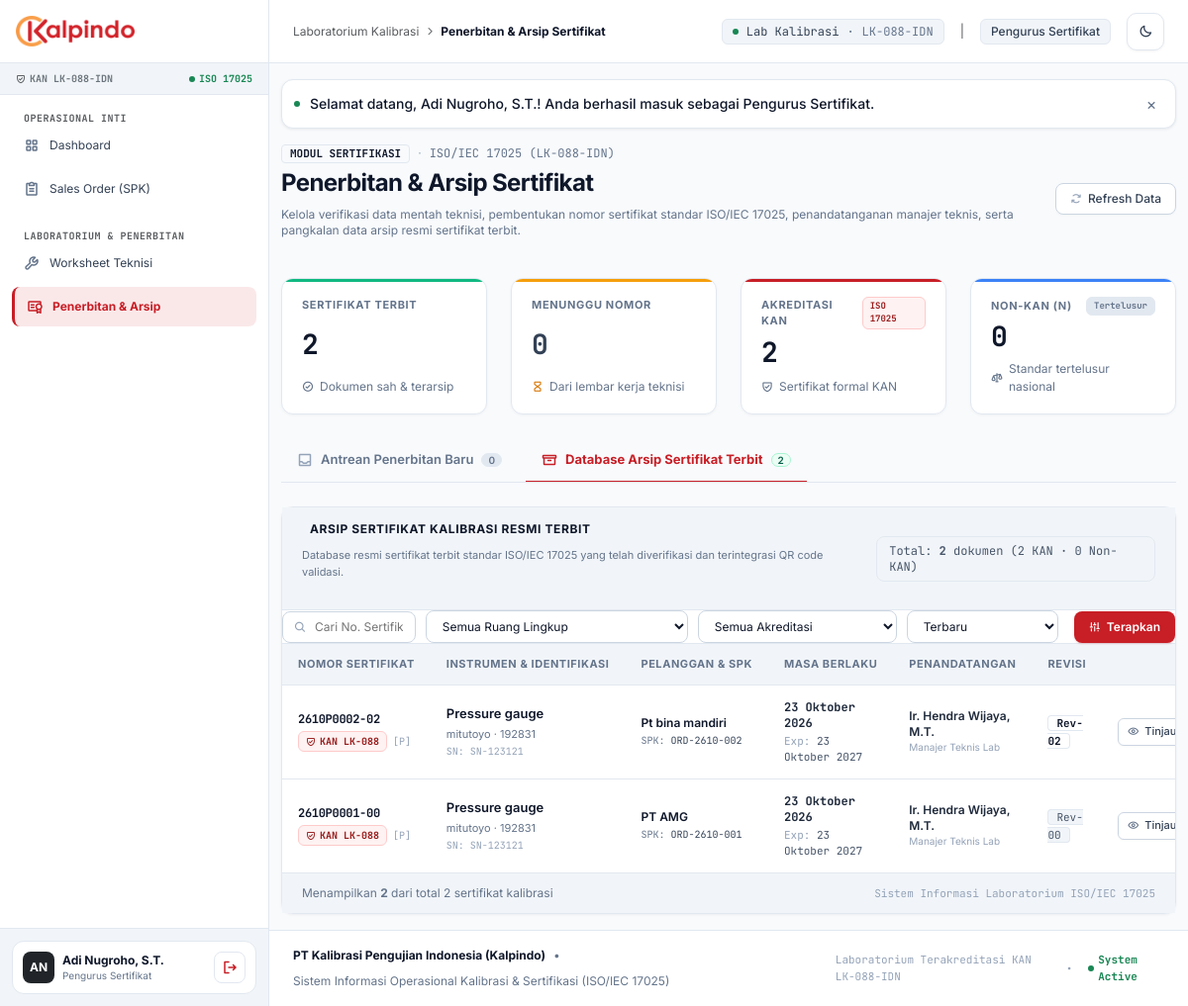
The app's page /certificates.php (signed in) with its own data.
### tables this page shows
CREATE TABLE certificates (
            id INTEGER PRIMARY KEY AUTOINCREMENT,
            instrument_id INTEGER UNIQUE NOT NULL,
            certificate_number VARCHAR(50) UNIQUE NOT NULL, -- Contoh: 2605P0012-00
            scope_code VARCHAR(5) NOT NULL,
            is_kan INTEGER DEFAULT 1, -- 1: KAN, 0: Non-KAN
            year_prefix VARCHAR(2) NOT NULL,
            month_prefix VARCHAR(2) NOT NULL,
            sequence_number INTEGER NOT NULL,
            revision_number VARCHAR(2) DEFAULT '00',
            issue_date DATE NOT NULL,
            valid_until DATE,
            technical_manager VARCHAR(100) DEFAULT 'Ir. Hendra Wijaya, M.T.',
            status VARCHAR(30) DEFAULT 'ISSUED', -- ISSUED, REVISED
            revision_notes TEXT,
            created_at DATETIME DEFAULT CURRENT_TIMESTAMP,
            FOREIGN KEY (instrument_id) REFERENCES instruments(id) ON DELETE CASCADE,
            FOREIGN KEY (scope_code) REFERENCES scopes(code)
        );

CREATE TABLE instruments (
            id INTEGER PRIMARY KEY AUTOINCREMENT,
            order_id INTEGER NOT NULL,
            name VARCHAR(150) NOT NULL,
            scope_code VARCHAR(5) NOT NULL,
            brand VARCHAR(100),
            model_type VARCHAR(100),
            serial_number VARCHAR(100) NOT NULL,
            capacity_range VARCHAR(100),
            resolution VARCHAR(50),
            technician_name VARCHAR(100),
            calibration_date DATE,
            is_kan INTEGER DEFAULT 1, -- 1: KAN, 0: Non-KAN
            status VARCHAR(30) DEFAULT 'ASSIGNED', -- ASSIGNED, IN_PROGRESS, DATA_SUBMITTED, CERTIFIED
            FOREIGN KEY (order_id) REFERENCES orders(id) ON DELETE CASCADE,
            FOREIGN KEY (scope_code) REFERENCES scopes(code)
        );

CREATE TABLE orders (
            id INTEGER PRIMARY KEY AUTOINCREMENT,
            order_number VARCHAR(50) UNIQUE NOT NULL,
            customer_name VARCHAR(150) NOT NULL,
            customer_address TEXT,
            customer_contact VARCHAR(100),
            order_date DATE NOT NULL,
            service_type VARCHAR(20) NOT NULL, -- 'IN_LAB' atau 'ON_SITE'
            status VARCHAR(30) DEFAULT 'PENDING',
            created_at DATETIME DEFAULT CURRENT_TIMESTAMP
        );

### certificates.php (the view, shortened to what the rows shown need)
<?php
require_once __DIR__ . '/includes/helpers.php';
$db = getDbConnection();
$incomingQueue = $db->query("
    SELECT
        i.*,
        o.order_number,
        o.customer_name,
        o.customer_address,
        o.customer_contact,
        o.order_date,
        o.service_type,
        w.id as ws_id,
        w.submitted_at,
        w.temperature,
        w.temperature_uncertainty,
        w.humidity,
        w.humidity_uncertainty,
        w.standard_calibrator,
        w.standard_cert_no,
        w.standard_valid_until,
        w.calibration_method,
        w.readings_json,
        w.visual_inspection,
        w.technician_notes
    FROM instruments i
    JOIN orders o ON i.order_id = o.id
    JOIN worksheets w ON w.instrument_id = i.id
    WHERE i.status = 'DATA_SUBMITTED'
    ORDER BY w.submitted_at ASC
")->fetchAll();
$autoTargetInstId = isset($_GET['instrument_id']) ? (int)$_GET['instrument_id'] : 0;
$searchQuery = trim($_GET['search'] ?? '');
$scopeFilter = trim($_GET['scope'] ?? '');
$kanFilter = trim($_GET['kan'] ?? '');
$sortOption = trim($_GET['sort'] ?? 'newest');
$newlyIssued = trim($_GET['issued'] ?? '');
$activeTab = $_GET['tab'] ?? '';
if (!$activeTab) {
    if ($searchQuery !== '' || $scopeFilter !== '' || $kanFilter !== '' || $sortOption !== 'newest' || $newlyIssued !== '') {
        $activeTab = 'archive';
    } elseif ($autoTargetInstId > 0) {
        $activeTab = 'queue';
    } elseif (count($incomingQueue) > 0) {
        $activeTab = 'queue';
    } else {
        $activeTab = 'archive';
    }
}
$sqlIssued = "
    SELECT
        c.*,
        i.name as instrument_name,
        i.brand,
        i.model_type,
        i.serial_number,
        i.capacity_range,
        i.resolution,
        i.technician_name,
        i.calibration_date,
        i.scope_code as inst_scope_code,
        o.id as order_id,
        o.order_number,
        o.customer_name,
        o.customer_address,
        o.customer_contact,
        o.order_date,
        o.service_type,
        w.id as ws_id,
        w.temperature,
        w.temperature_uncertainty,
        w.humidity,
        w.humidity_uncertainty,
        w.standard_calibrator,
        w.standard_cert_no,
        w.standard_valid_until,
        w.calibration_method,
        w.readings_json,
        w.visual_inspection,
        w.technician_notes,
        w.submitted_at as ws_submitted_at
    FROM certificates c
    JOIN instruments i ON c.instrument_id = i.id
    JOIN orders o ON i.order_id = o.id
    LEFT JOIN worksheets w ON w.instrument_id = i.id
    WHERE 1=1
";
$paramsIssued = [];
if ($sortOption === 'oldest') {
    $sqlIssued .= " ORDER BY c.id ASC";
} elseif ($sortOption === 'cert_no') {
    $sqlIssued .= " ORDER BY c.certificate_number ASC";
} elseif ($sortOption === 'customer') {
    $sqlIssued .= " ORDER BY o.customer_name ASC";
} else {
    $sqlIssued .= " ORDER BY c.id DESC";
}
$stmtIssued = $db->prepare($sqlIssued);
$stmtIssued->execute($paramsIssued);
$issuedCertificates = $stmtIssued->fetchAll();
require_once __DIR__ . '/includes/header.php';
?>
<div class="flex flex-col md:flex-row md:items-center justify-between gap-4 mb-6">
    <div>
        <h1 class="text-2xl font-bold text-slate-900 dark:text-slate-100 tracking-tight">Penerbitan & Arsip Sertifikat</h1>
    </div>
</div>
<div id="pane-archive" class="<?= $activeTab === 'archive' ? '' : 'hidden' ?>">
<div id="archive-section" class="ent-card scroll-mt-20">
    <div class="ent-card-header flex-col sm:flex-row sm:items-center justify-between gap-3">
        <div>
            <div class="flex items-center gap-2">
                <h2 class="text-xs font-bold text-slate-900 dark:text-slate-100 uppercase tracking-wider">
                    Arsip Sertifikat Kalibrasi Resmi Terbit
                </h2>
            </div>
        </div>
    </div>
    <div class="overflow-x-auto">
        <table class="ent-table min-w-[1100px]">
            <thead>
                <tr>
                    <th class="w-[240px]">Nomor Sertifikat</th>
                    <th class="w-[250px]">Instrumen & Identifikasi</th>
                    <th class="w-[220px]">Pelanggan & SPK</th>
                    <th class="w-[180px]">Masa Berlaku</th>
                    <th class="w-[160px]">Penandatangan</th>
                    <th class="w-[100px]">Revisi</th>
                    <th class="text-right w-[220px]">Aksi</th>
                </tr>
            </thead>
            <tbody>
                <?php foreach ($issuedCertificates as $idx => $cert): ?>
                    <?php
                        $isJustIssued = ($newlyIssued && $cert['certificate_number'] === $newlyIssued);
                        $isCertKan = (isset($cert['is_kan']) && (int)$cert['is_kan'] === 1 && substr($cert['certificate_number'], 0, 1) !== 'N');
                    ?>
                    <tr class="<?= $isJustIssued ? 'row-highlight' : '' ?>">
                        <td>
                            <div class="font-mono text-xs font-bold text-slate-900 dark:text-slate-100 tracking-tight">
                                <?= htmlspecialchars($cert['certificate_number']) ?>
                            </div>
                            <div class="mt-1 flex items-center gap-1.5">
                                <?= renderAccreditationBadge($isCertKan) ?>
                                <span class="font-mono text-[10px] text-slate-400">[<?= htmlspecialchars($cert['scope_code']) ?>]</span>
                            </div>
                        </td>
                        <td>
                            <div class="cell-primary"><?= htmlspecialchars($cert['instrument_name']) ?></div>
                            <div class="cell-secondary"><?= htmlspecialchars($cert['brand'] ?: '-') ?> · <?= htmlspecialchars($cert['model_type'] ?: '-') ?></div>
                            <div class="cell-meta">SN: <?= htmlspecialchars($cert['serial_number']) ?></div>
                        </td>
                        <td>
                            <div class="text-xs font-semibold text-slate-900 dark:text-slate-200"><?= htmlspecialchars($cert['customer_name']) ?></div>
                            <div class="cell-meta font-medium text-slate-500 dark:text-slate-400 mt-0.5">
                                SPK: <span class="text-slate-700 dark:text-slate-300"><?= htmlspecialchars($cert['order_number']) ?></span>
                            </div>
                        </td>
                        <td class="font-mono text-xs whitespace-nowrap">
                            <div class="text-slate-800 dark:text-slate-200 font-semibold"><?= formatIndonesianDate($cert['issue_date']) ?></div>
                            <div class="text-[11px] text-slate-400 mt-0.5">
                                Exp: <span class="text-slate-600 dark:text-slate-300"><?= formatIndonesianDate($cert['valid_until']) ?></span>
                            </div>
                        </td>
                        <td>
                            <div class="text-xs font-semibold text-slate-800 dark:text-slate-200"><?= htmlspecialchars($cert['technical_manager']) ?></div>
                            <div class="text-[10px] text-slate-400">Manajer Teknis Lab</div>
                        </td>
                        <td class="whitespace-nowrap">
                            <?php if ($cert['revision_number'] === '00'): ?>
                                <span class="px-2 py-0.5 rounded text-[11px] font-mono font-medium bg-slate-100 dark:bg-slate-800 text-slate-600 dark:text-slate-300 border border-slate-200/80 dark:border-slate-700">
                                    Rev-00
                                </span>
                            <?php else: ?>
                                <span class="px-2 py-0.5 rounded text-[11px] font-mono font-bold bg-amber-100 dark:bg-amber-950/60 text-amber-800 dark:text-amber-300 border border-amber-300 dark:border-amber-800">
                                    Rev-<?= htmlspecialchars($cert['revision_number']) ?>
                                </span>
                            <?php endif; ?>
                        </td>
                        <td class="text-right whitespace-nowrap">
                            <div class="inline-flex items-center gap-1.5 justify-end">
                                <button type="button" onclick='openReviewModal(<?= json_encode($certReviewData, JSON_HEX_APOS | JSON_HEX_QUOT | JSON_UNESCAPED_UNICODE) ?>)' class="btn-surface btn-compact" title="Tinjau Detail Data SPK & Hasil Pengujian Teknisi">
                                    <i class="ph-bold ph-eye text-slate-500"></i>
                                    <span>Tinjau</span>
                                </button>
                            </div>
                        </td>
                    </tr>
                <?php endforeach; ?>
            </tbody>
        </table>
    </div>
</div>
</div>
<?php require_once __DIR__ . '/includes/footer.php'; ?>

### includes/helpers.php (shortened to what the rows shown need)
<?php
function formatIndonesianDate(?string $dateStr): string {
    $timestamp = strtotime($dateStr);
    $months = [
        1 => 'Januari', 2 => 'Februari', 3 => 'Maret', 4 => 'April',
        5 => 'Mei', 6 => 'Juni', 7 => 'Juli', 8 => 'Agustus',
        9 => 'September', 10 => 'Oktober', 11 => 'November', 12 => 'Desember'
    ];
    $day = date('j', $timestamp);
    $month = $months[(int)date('n', $timestamp)];
    $year = date('Y', $timestamp);
    return "{$day} {$month} {$year}";
}
function renderAccreditationBadge(bool $isKan): string {
    if ($isKan) {
        return '<span class="pill-kan" title="Terakreditasi KAN ISO/IEC 17025">
            <i class="ph-bold ph-shield-check text-[10px]"></i>
            <span>KAN LK-088</span>
        </span>';
    }
    return '<span class="pill-non-kan" title="Standar Tertelusur (Non-KAN)">
        <span>Non-KAN (N)</span>
    </span>';
}

### records on screen
certificates: certificate_number "2610P0002-02", scope_code "P", instrument.name "Pressure gauge", instrument.brand "mitutoyo", instrument.model_type "192831", instrument.serial_number "SN-123121", orders.customer_name "Pt bina mandiri", orders.order_number "ORD-2610-002", issue_date "23 Oktober 2026", valid_until "23 Oktober 2027", technical_manager "Ir. Hendra Wijaya, M.T.", revision_number "02"
certificates: certificate_number "2610P0001-00", scope_code "P", instrument.name "Pressure gauge", instrument.brand "mitutoyo", instrument.model_type "192831", instrument.serial_number "SN-123121", orders.customer_name "PT AMG", orders.order_number "ORD-2610-001", issue_date "23 Oktober 2026", valid_until "23 Oktober 2027", technical_manager "Ir. Hendra Wijaya, M.T.", revision_number "Rev-00"

### other values on screen
$sec['title'] "OPERASIONAL INTI"
$item['name'] "Dashboard"
$item['name'] "Sales Order (SPK)"
$sec['title'] "LABORATORIUM & PENERBITAN"
$item['name'] "Worksheet Teknisi"
$item['name'] "Penerbitan & Arsip"
$userInitials "AN"
$currentUser['full_name'] "Adi Nugroho, S.T."
$activeRoleInfo['name'] "Pengurus Sertifikat"
$pageTitle "Penerbitan & Arsip Sertifikat"
$flash['message'] "Selamat datang, Adi Nugroho, S.T.! Anda berhasil masuk sebagai Pengurus Sertifikat."
$totalIssuedCount "2"
count($incomingQueue) "0"
$totalKanCount "2"
$totalNonKanCount "0"
